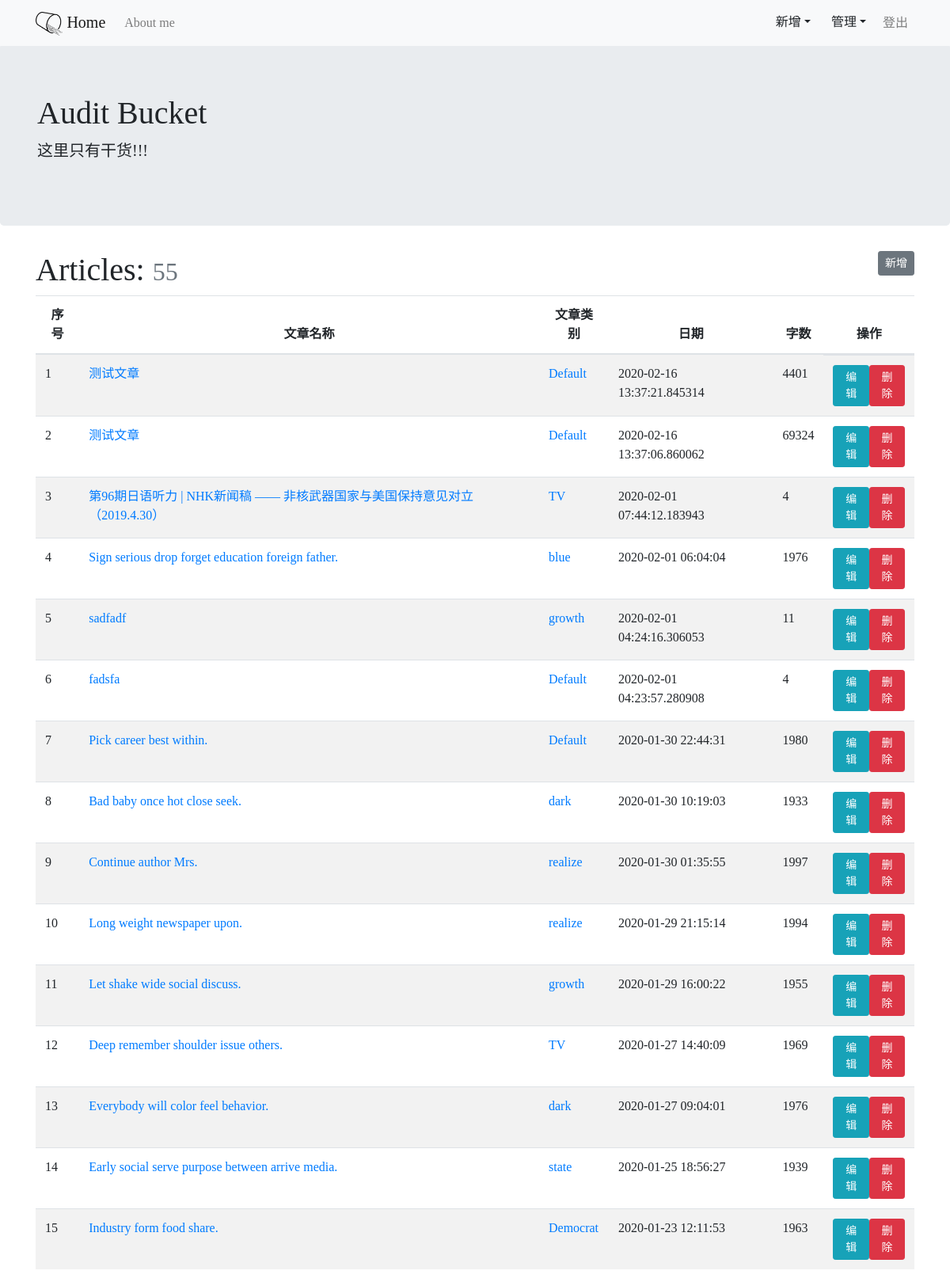
/admin/article/manage (signed in), run on the app's committed database.
### kuanblog/models.py (models this page shows)
class Article(db.Model):
    id = db.Column(db.Integer, primary_key=True)
    title = db.Column(db.String(60))
    body = db.Column(db.Text)
    timestamp = db.Column(db.DateTime, default=datetime.utcnow)
    category_id = db.Column(db.Integer, db.ForeignKey("category.id"))
    category = db.relationship("Category", back_populates="articles")
    comments = db.relationship("Comment", back_populates="article", cascade="all, delete-orphan")

class Category(db.Model):
    id = db.Column(db.Integer, primary_key=True)
    name = db.Column(db.String(30), unique=True)
    articles = db.relationship("Article", back_populates="category")

### kuanblog/blueprints/admin.py (the view)
@admin_bp.route('/article/manage')
@login_required
def manage_article():
    page = request.args.get("page", 1, type=int)
    per_page = current_app.config['KUANBLOG_MANAGE_PER_PAGE']
    pagination = Article.query.order_by(Article.timestamp.desc()).paginate(page, per_page)
    articles = pagination.items
    return render_template('admin/manage_article.html', pagination=pagination, articles=articles)

### kuanblog/__init__.py (called while the page is built)
def register_template_context(app):
    @app.context_processor
    def make_template_context():
        admin = Admin.query.first()
        categories = Category.query.order_by(Category.name).all()
        return dict(admin=admin, categories=categories)

### kuanblog/extensions.py (called while the page is built)
@login_manager.user_loader
def load_user(user_id):
    from kuanblog.models import Admin
    user = Admin.query.get(int(user_id))
    return user

### kuanblog/templates/admin/manage_article.html (shortened to what this page needs)
{% extends 'base.html' %}
{% block content %}
<div class="page-header">
    <h1>Articles:
        <small class="text-muted">{{ pagination.total }}</small>
        <span><a class="btn btn-secondary btn-sm float-right" href="{{ url_for('admin.new_article') }}">新增</a></span>
    </h1>
</div>
{% if articles %}
<table class="table table-striped">
    <thead>
        <tr class="text-center">
            <th>序号</th>
            <th>文章名称</th>
            <th>文章类别</th>
            <th>日期</th>
            <th>字数</th>
            <th>操作</th>
        </tr>
    </thead>
    <tbody>
    {% for article in articles %}
        <tr>
            <td>{{ loop.index + ((pagination.page - 1) * config.KUANBLOG_MANAGE_PER_PAGE) }}</td>
            <td><a href="{{ url_for('blog.show_article', article_id=article.id) }}">{{ article.title }}</a></td>
            <td><a href="{{ url_for('blog.show_category', category_id=article.category.id ) }}">{{ article.category.name }}</a></td>
            <td>{{ article.timestamp }}</td>
            <td>{{ article.body|striptags|length }}</td>
            <td class="d-flex justify-content-center">
                <a href="{{ url_for('admin.edit_article', article_id=article.id) }}" class="btn btn-info btn-sm">编辑</a>
                <form action="{{ url_for('admin.delete_article', article_id=article.id) }}" next=request.full_path>
                    <button type="submit" class="btn btn-danger btn-sm" onclick="return confirm('确定删除吗？');">删除</button>
                </form>
            </td>
        </tr>
    {% endfor %}
    </tbody>
</table>
{% endif %}
{% endblock %}

### kuanblog/templates/base.html (shortened to what this page needs)
{% from 'bootstrap/nav.html' import render_nav_item %}
<!DOCTYPE html>
<html lang="en">
<head>
    <link rel="stylesheet" href="{{ url_for('static', filename='css/style.css') }}">
    <link rel="stylesheet" href="{{ url_for('static', filename='css/bootstrap.min.css') }}">
</head>
<body>
    <nav class="navbar navbar-expand-sm bg-light navbar-light fixed-top">
        <div class="container justify-content-start">
            <a href="{{ url_for('blog.index' )}}" class="navbar-brand"><img src="{{ url_for('static', filename='images/auditbucketicon.png') }}" height="30">  Home</a>
            <div class="collapse navbar-collapse" id="collapsibleNavbar">
                <ul class="navbar-nav">
                    {{ render_nav_item('blog.about', 'About me')}}
                </ul>
                <div class="navbar-nav ml-auto">
                    {% if current_user.is_authenticated %}
                    <div class="dropdown">
                        <button type="button" class="btn dropdown-toggle" role="button" data-toggle="dropdown" data-target>新增</button>
                    </div>
                    <div class="dropdown">
                        <button type="button" class="btn dropdown-toggle" role="button" data-toggle="dropdown" data-target>管理</button>
                    </div>
                    <a class="nav-link" href="{{ url_for('admin.logout', next=request.full_path) }}">登出</a>
                    {% endif %}
                </div>
            </div>
        </div>
    </nav>
    {% block jumbotron %}
    <div class="jumbotron">
        <div class="container">
            <h1>Audit Bucket <small></small></h1>
            <p class="lead">这里只有干货!!!</p>
        </div>
    </div>
    {% endblock jumbotron %}
    <main class="container">
        {% block content %}{% endblock content %}
    </main>
</body>
</html>

### kuanblog/static/css/style.css (style rules this page uses)
* { font-family: "gudian"; }
body { padding-top: 55px; }

### data on the page
Article: title "测试文章", category.name "Default", timestamp "2020-02-16 13:37:21.845314", body|length "4401"
Article: title "测试文章", category.name "Default", timestamp "2020-02-16 13:37:06.860062", body|length "69324"
Article: title "第96期日语听力 | NHK新闻稿 —— 非核武器国家与美国保持意见对立（2019.4.30）", category.name "TV", timestamp "2020-02-01 07:44:12.183943", body|length "4"
Article: title "Sign serious drop forget education foreign father.", category.name "blue", timestamp "2020-02-01 06:04:04", body|length "1976"
Article: title "sadfadf", category.name "growth", timestamp "2020-02-01 04:24:16.306053", body|length "11"
Article: title "fadsfa", category.name "Default", timestamp "2020-02-01 04:23:57.280908", body|length "4"
Article: title "Pick career best within.", category.name "Default", timestamp "2020-01-30 22:44:31", body|length "1980"
Article: title "Bad baby once hot close seek.", category.name "dark", timestamp "2020-01-30 10:19:03", body|length "1933"
Article: title "Continue author Mrs.", category.name "realize", timestamp "2020-01-30 01:35:55", body|length "1997"
Article: title "Long weight newspaper upon.", category.name "realize", timestamp "2020-01-29 21:15:14", body|length "1994"
Article: title "Let shake wide social discuss.", category.name "growth", timestamp "2020-01-29 16:00:22", body|length "1955"
Article: title "Deep remember shoulder issue others.", category.name "TV", timestamp "2020-01-27 14:40:09", body|length "1969"
Article: title "Everybody will color feel behavior.", category.name "dark", timestamp "2020-01-27 09:04:01", body|length "1976"
Article: title "Early social serve purpose between arrive media.", category.name "state", timestamp "2020-01-25 18:56:27", body|length "1939"
Article: title "Industry form food share.", category.name "Democrat", timestamp "2020-01-23 12:11:53", body|length "1963"

### other printed values
{{ render_nav_item('blog.about', 'About me') }} "About me"
{{ pagination.total }} "55"
